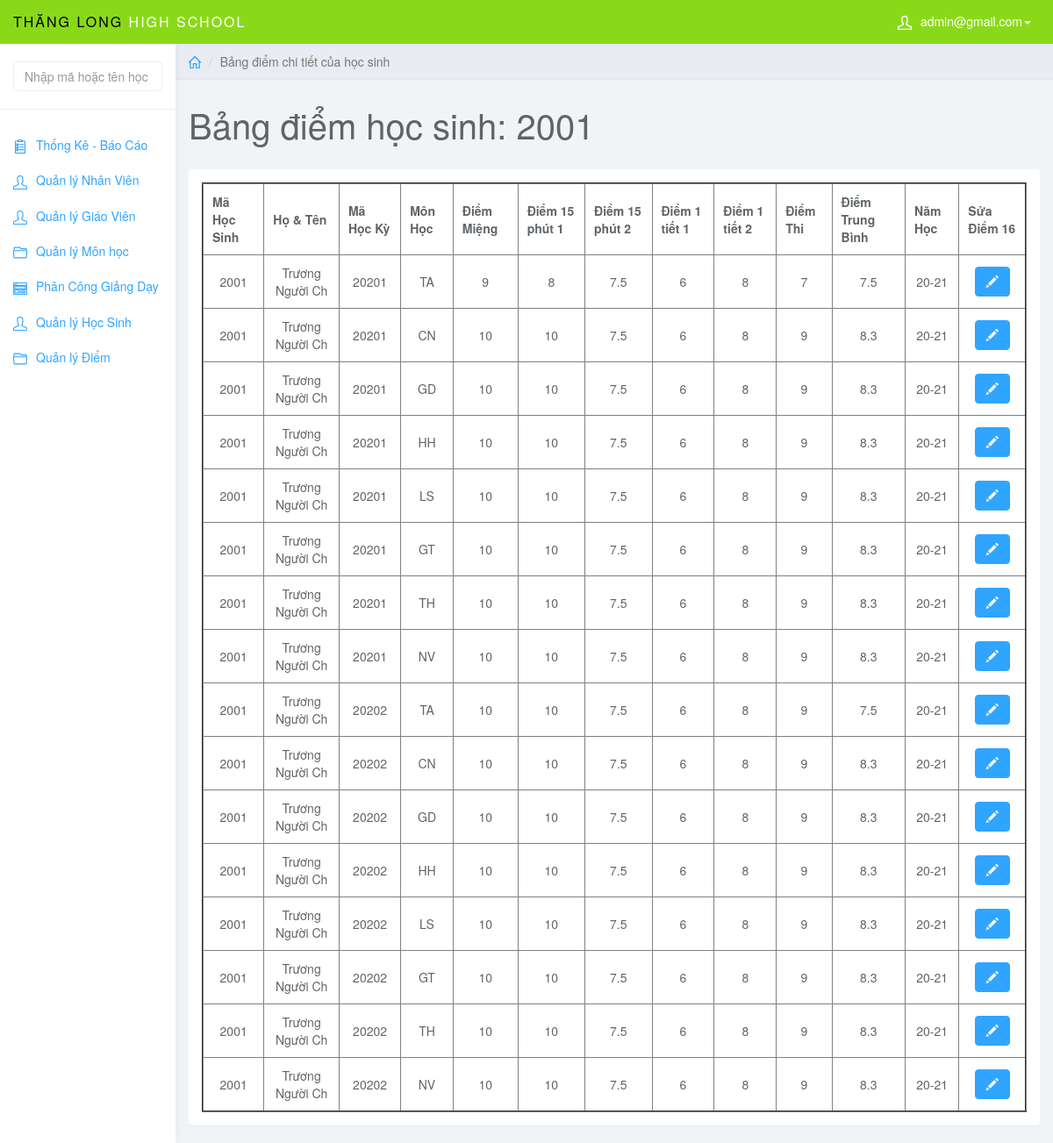
The app's page /admin/index.php?page=edit_diem&id_hs=2001 (signed in) with its own data.
### tables this page shows
CREATE TABLE `diem` (
  `MaDiem` int NOT NULL AUTO_INCREMENT,
  `MaHocKy` varchar(5) NOT NULL,
  `MaMonHoc` varchar(5) NOT NULL,
  `MaHS` int NOT NULL,
  `MaLopHoc` varchar(10) NOT NULL,
  `DiemMieng` varchar(5) NOT NULL,
  `Diem15Phut1` varchar(5) NOT NULL,
  `Diem15Phut2` varchar(5) NOT NULL,
  `Diem1Tiet1` varchar(5) NOT NULL,
  `Diem1Tiet2` varchar(5) NOT NULL,
  `DiemThi` varchar(5) NOT NULL,
  `DiemTB` float NOT NULL,
  PRIMARY KEY (`MaDiem`),
  KEY `fk_diem_mahk` (`MaHocKy`),
  KEY `fk_diem_monhoc` (`MaMonHoc`),
  KEY `fk_diem_hocsinh` (`MaHS`),
  KEY `MaLopHoc` (`MaLopHoc`),
  CONSTRAINT `diem_ibfk_1` FOREIGN KEY (`MaLopHoc`) REFERENCES `lophoc` (`MaLopHoc`),
  CONSTRAINT `fk_diem_hocsinh` FOREIGN KEY (`MaHS`) REFERENCES `hocsinh` (`MaHS`),
  CONSTRAINT `fk_diem_mahk` FOREIGN KEY (`MaHocKy`) REFERENCES `hocky` (`MaHocKy`),
  CONSTRAINT `fk_diem_monhoc` FOREIGN KEY (`MaMonHoc`) REFERENCES `monhoc` (`MaMonHoc`)
);

CREATE TABLE `hocsinh` (
  `MaHS` int NOT NULL,
  `MaLopHoc` varchar(10) NOT NULL,
  `TenHS` varchar(50) NOT NULL,
  `GioiTinh` varchar(5) NOT NULL,
  `NgaySinh` date NOT NULL,
  `NoiSinh` varchar(50) NOT NULL,
  `DanToc` varchar(10) NOT NULL,
  `HoTenCha` varchar(50) NOT NULL,
  `HoTenMe` varchar(50) NOT NULL,
  PRIMARY KEY (`MaHS`),
  KEY `fk_hs_lh` (`MaLopHoc`),
  CONSTRAINT `fk_hs_lh` FOREIGN KEY (`MaLopHoc`) REFERENCES `lophoc` (`MaLopHoc`)
);

CREATE TABLE `hocky` (
  `MaHocKy` varchar(5) NOT NULL,
  `TenHocKy` varchar(20) NOT NULL,
  `HeSoHK` int NOT NULL,
  `NamHoc` char(10) NOT NULL,
  PRIMARY KEY (`MaHocKy`),
  KEY `NamHoc` (`NamHoc`)
);

### admin/edit_diem.php (the view, shortened to what this page needs)
<?php
$stu_id = $_GET['id_hs'];
$sql_view = "SELECT * FROM hocsinh JOIN diem ON hocsinh.MaHS = diem.MaHS JOIN hocky ON diem.MaHocKy = hocky.MaHocKy WHERE hocsinh.MaHS = '$stu_id'";
$query_view = mysqli_query($conn, $sql_view);
?>
<div class="col-sm-9 col-sm-offset-3 col-lg-10 col-lg-offset-2 main">
    <div class="row">
        <ol class="breadcrumb">
            <li><a href="index.php"><svg class="glyph stroked home">
                        <use xlink:href="#stroked-home"></use>
                    </svg></a></li>
            <li class="active">Bảng điểm chi tiết của học sinh</li>
        </ol>
    </div>
    <div class="row">
        <div class="col-lg-12">
            <h1 class="page-header">Bảng điểm học sinh: <?php echo $stu_id ?></h1>
        </div>
    </div>
    <div class="row">
        <div class="col-lg-12">
            <div class="panel panel-default">
                <div class="panel-body">
                    <table border="2px" width="100%" style="text-align: center;">
                        <thead>
                            <tr>
                                <th data-field="id" data-sortable="true">Mã Học Sinh</th>
                                <th data-field="name" data-sortable="true">Họ & Tên</th>
                                <th data-sortable="true">Mã Học Kỳ</th>
                                <th data-sortable="true">Môn Học</th>
                                <th data-sortable="true">Điểm Miệng</th>
                                <th data-sortable="true">Điểm 15 phút 1</th>
                                <th data-sortable="true">Điểm 15 phút 2</th>
                                <th data-sortable="true">Điểm 1 tiết 1</th>
                                <th data-sortable="true">Điểm 1 tiết 2</th>
                                <th data-sortable="true">Điểm Thi</th>
                                <th data-sortable="true">Điểm Trung Bình</th>
                                <th data-sortable="true">Năm Học</th>
                                <th>Sửa Điểm <?php
                                $temp = mysqli_num_rows($query_view);
                                echo $temp;
                            ?></th>
                        </thead>
                        <tbody>
                            <?php
                            while ($row_view = mysqli_fetch_assoc($query_view)) {
                            echo "<tr>";
                            echo "<form method='post'>";
                            echo "<td>";
                            echo $row_view['MaHS'];
                            echo "</td>";
                            echo "<td>";
                            echo $row_view['TenHS'];
                            echo "</td>";
                                    echo "<td>";
                                    echo $row_view['MaHocKy'];
                                    echo "</td>";
                                    echo "<td>";
                                    echo $row_view['MaMonHoc'];
                                    echo "</td>";
                                    echo "<td>";
                                    echo $row_view['DiemMieng'];
                                    echo "</td>";
                                    echo "<td>";
                                    echo $row_view['Diem15Phut1'];
                                    echo "</td>";
                                    echo "<td>";
                                    echo $row_view['Diem15Phut2'];
                                    echo "</td>";
                                    echo "<td>";
                                    echo $row_view['Diem1Tiet1'];
                                    echo "</td>";
                                    echo "<td>";
                                    echo $row_view['Diem1Tiet2'];
                                    echo "</td>";
                                    echo "<td>";
                                    echo $row_view['DiemThi'];
                                    echo "</td>";
                                    echo "<td>";
                                    echo $row_view['DiemTB'];
                                    echo "</td>";
                                    echo "<td>";
                                    echo $row_view['NamHoc'];
                                    echo "</td>";
                                    echo "<td class='form-group'>";
                                    echo  "<a href='index.php?page=edit_diem_hs&id_hs="; echo $row_view['MaHS']; echo "&id_mon="; echo $row_view['MaMonHoc']; echo "&MaHocKy="; echo $row_view['MaHocKy'];
                                            echo "' class='btn btn-primary'><i class='glyphicon glyphicon-pencil'></i></a>";
                                    echo "</td>";
                                echo "</form>";
                            echo "</tr>";
                         } ?>
                        </tbody>
                    </table>
                </div>
            </div>
        </div>
    </div>
</div>

### admin/css/styles.css (style rules this page uses)
body { background: #f1f4f7; padding-top: 50px; color: #5f6468; }
a, a:hover, a:focus { color: #30a5ff; }
h1, h2, h3, h4, h5, h6 { color: #5f6468; }
h1 { font-weight: 300; font-size: 40px; }
.btn-primary, .btn-primary:hover, .btn-primary:focus, .btn-primary:active, .btn-primary.active, .open > .dropdown-toggle.btn-primary, .btn-primary.disabled, .btn-primary[disabled], fieldset[disabled] .btn-primary, .btn-primary.disabled:hover, .btn-primary[disabled]:hover, fieldset[disabled] .btn-primary:hover, .btn-primary.disabled:focus, .btn-primary[disabled]:focus, fieldset[disabled] .btn-primary:focus, .btn-primary.disabled:active, .btn-primary[disabled]:active, fieldset[disabled] .btn-primary:active, .btn-primary.disabled.active, .btn-primary[disabled].active, fieldset[disabled] .btn-primary.active { background-color: #30a5ff; border-color: #30a5ff; }
.panel { border: 0; }
.breadcrumb { border-radius: 0; padding: 10px 15px; background: #e9ecf2; box-shadow: 0 1px 1px rgba(0, 0, 0, .05); margin: 0 ; }
h1.page-header { margin-top: 30px; border-bottom: 0; }
.breadcrumb .glyph { height: 14px; width: 14px; margin: -2px 0 0 0; stroke-width: 4px; }
table th,td { padding: 10px; }

### records on screen
diem: MaHS "2001", MaHS.TenHS "Trương Người Ch", MaHocKy.MaHocKy "20201", MaMonHoc "TA", DiemMieng "9", Diem15Phut1 "8", Diem15Phut2 "7.5", Diem1Tiet1 "6", Diem1Tiet2 "8", DiemThi "7", DiemTB "7.5", MaHocKy.NamHoc "20-21"
diem: MaHS "2001", MaHS.TenHS "Trương Người Ch", MaHocKy.MaHocKy "20201", MaMonHoc "CN", DiemMieng "10", Diem15Phut1 "10", Diem15Phut2 "7.5", Diem1Tiet1 "6", Diem1Tiet2 "8", DiemThi "9", DiemTB "8.3", MaHocKy.NamHoc "20-21"
diem: MaHS "2001", MaHS.TenHS "Trương Người Ch", MaHocKy.MaHocKy "20201", MaMonHoc "GD", DiemMieng "10", Diem15Phut1 "10", Diem15Phut2 "7.5", Diem1Tiet1 "6", Diem1Tiet2 "8", DiemThi "9", DiemTB "8.3", MaHocKy.NamHoc "20-21"
diem: MaHS "2001", MaHS.TenHS "Trương Người Ch", MaHocKy.MaHocKy "20201", MaMonHoc "HH", DiemMieng "10", Diem15Phut1 "10", Diem15Phut2 "7.5", Diem1Tiet1 "6", Diem1Tiet2 "8", DiemThi "9", DiemTB "8.3", MaHocKy.NamHoc "20-21"
diem: MaHS "2001", MaHS.TenHS "Trương Người Ch", MaHocKy.MaHocKy "20201", MaMonHoc "LS", DiemMieng "10", Diem15Phut1 "10", Diem15Phut2 "7.5", Diem1Tiet1 "6", Diem1Tiet2 "8", DiemThi "9", DiemTB "8.3", MaHocKy.NamHoc "20-21"
diem: MaHS "2001", MaHS.TenHS "Trương Người Ch", MaHocKy.MaHocKy "20201", MaMonHoc "GT", DiemMieng "10", Diem15Phut1 "10", Diem15Phut2 "7.5", Diem1Tiet1 "6", Diem1Tiet2 "8", DiemThi "9", DiemTB "8.3", MaHocKy.NamHoc "20-21"
diem: MaHS "2001", MaHS.TenHS "Trương Người Ch", MaHocKy.MaHocKy "20201", MaMonHoc "TH", DiemMieng "10", Diem15Phut1 "10", Diem15Phut2 "7.5", Diem1Tiet1 "6", Diem1Tiet2 "8", DiemThi "9", DiemTB "8.3", MaHocKy.NamHoc "20-21"
diem: MaHS "2001", MaHS.TenHS "Trương Người Ch", MaHocKy.MaHocKy "20201", MaMonHoc "NV", DiemMieng "10", Diem15Phut1 "10", Diem15Phut2 "7.5", Diem1Tiet1 "6", Diem1Tiet2 "8", DiemThi "9", DiemTB "8.3", MaHocKy.NamHoc "20-21"
diem: MaHS "2001", MaHS.TenHS "Trương Người Ch", MaHocKy.MaHocKy "20202", MaMonHoc "TA", DiemMieng "10", Diem15Phut1 "10", Diem15Phut2 "7.5", Diem1Tiet1 "6", Diem1Tiet2 "8", DiemThi "9", DiemTB "7.5", MaHocKy.NamHoc "20-21"
diem: MaHS "2001", MaHS.TenHS "Trương Người Ch", MaHocKy.MaHocKy "20202", MaMonHoc "CN", DiemMieng "10", Diem15Phut1 "10", Diem15Phut2 "7.5", Diem1Tiet1 "6", Diem1Tiet2 "8", DiemThi "9", DiemTB "8.3", MaHocKy.NamHoc "20-21"
diem: MaHS "2001", MaHS.TenHS "Trương Người Ch", MaHocKy.MaHocKy "20202", MaMonHoc "GD", DiemMieng "10", Diem15Phut1 "10", Diem15Phut2 "7.5", Diem1Tiet1 "6", Diem1Tiet2 "8", DiemThi "9", DiemTB "8.3", MaHocKy.NamHoc "20-21"
diem: MaHS "2001", MaHS.TenHS "Trương Người Ch", MaHocKy.MaHocKy "20202", MaMonHoc "HH", DiemMieng "10", Diem15Phut1 "10", Diem15Phut2 "7.5", Diem1Tiet1 "6", Diem1Tiet2 "8", DiemThi "9", DiemTB "8.3", MaHocKy.NamHoc "20-21"
diem: MaHS "2001", MaHS.TenHS "Trương Người Ch", MaHocKy.MaHocKy "20202", MaMonHoc "LS", DiemMieng "10", Diem15Phut1 "10", Diem15Phut2 "7.5", Diem1Tiet1 "6", Diem1Tiet2 "8", DiemThi "9", DiemTB "8.3", MaHocKy.NamHoc "20-21"
diem: MaHS "2001", MaHS.TenHS "Trương Người Ch", MaHocKy.MaHocKy "20202", MaMonHoc "GT", DiemMieng "10", Diem15Phut1 "10", Diem15Phut2 "7.5", Diem1Tiet1 "6", Diem1Tiet2 "8", DiemThi "9", DiemTB "8.3", MaHocKy.NamHoc "20-21"
diem: MaHS "2001", MaHS.TenHS "Trương Người Ch", MaHocKy.MaHocKy "20202", MaMonHoc "TH", DiemMieng "10", Diem15Phut1 "10", Diem15Phut2 "7.5", Diem1Tiet1 "6", Diem1Tiet2 "8", DiemThi "9", DiemTB "8.3", MaHocKy.NamHoc "20-21"
diem: MaHS "2001", MaHS.TenHS "Trương Người Ch", MaHocKy.MaHocKy "20202", MaMonHoc "NV", DiemMieng "10", Diem15Phut1 "10", Diem15Phut2 "7.5", Diem1Tiet1 "6", Diem1Tiet2 "8", DiemThi "9", DiemTB "8.3", MaHocKy.NamHoc "20-21"

### other values on screen
$_SESSION['mail_user'] "admin@gmail.com"
$stu_id "2001"
$temp "16"
